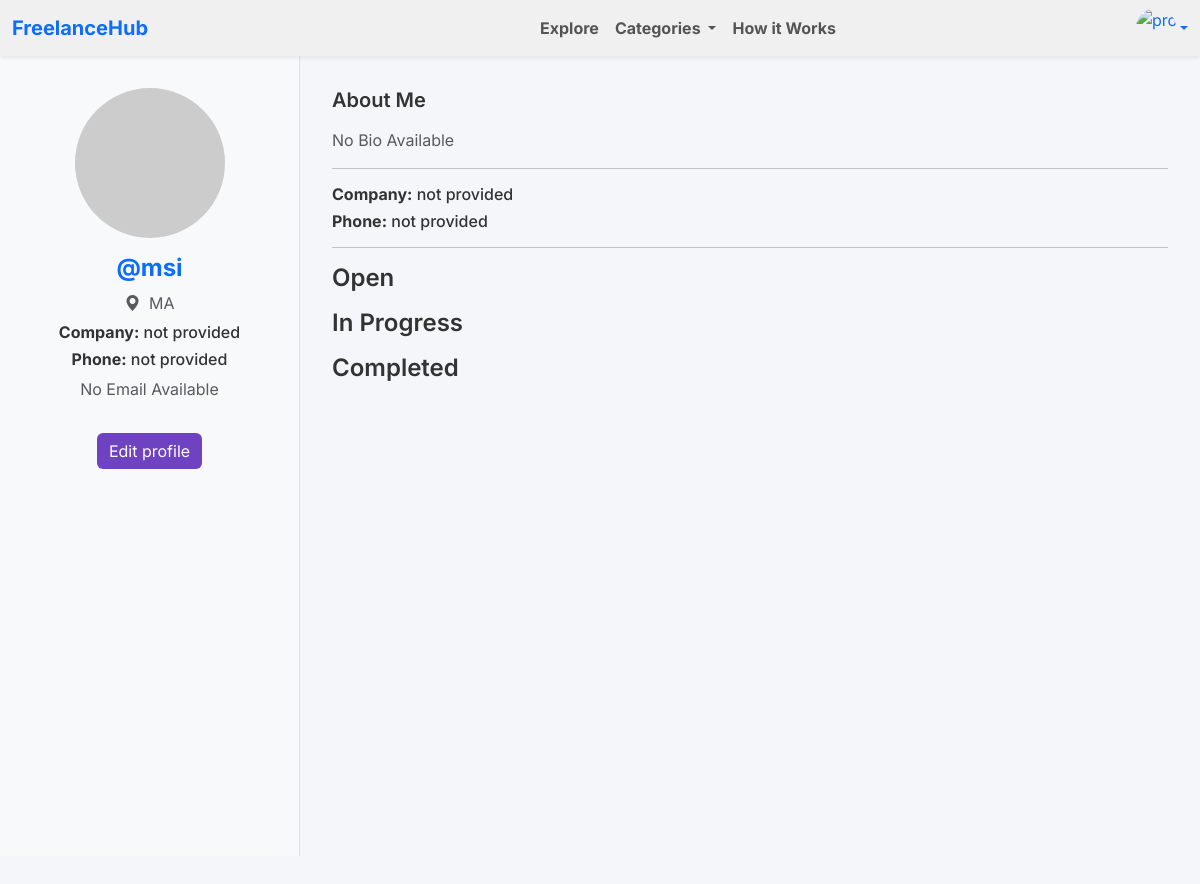
/client/profile/ (signed in), run on the app's committed database.
### client/models.py (models this page shows)
class Client(models.Model):
    user = models.OneToOneField(User, on_delete=models.CASCADE)
    pfp = models.ImageField(upload_to='uploads/', default='uploads/default.jpg')
    company_name = models.CharField(max_length=255, default='not provided')
    phone_number = models.CharField(max_length=15, default='not provided')
    country = CountryField(default='MA',blank=True, null=True)
    bio = models.TextField(blank=True, default='No Bio provided')
    email = models.EmailField(blank=True, default='No Email provided', null=True)

### client/views.py (the view)
# urls.py: path('profile/', views.profileC, name='profile'),
@login_required
def profileC(request):
    clientinfo = get_object_or_404(Client, user=request.user)
    mission_open = Mission.objects.filter(client=clientinfo, status='open')
    mission_progress = Mission.objects.filter(client=clientinfo, status='in_progress')
    mission_complete = Mission.objects.filter(client=clientinfo, status='completed')
    return render(request, 'client/profileC.html',
                  {'clientinfo': clientinfo,
                   'mission_open': mission_open, 'mission_complete': mission_complete,
                   'mission_progress': mission_progress})

### client/templates/client/profileC.html (shortened to what this page needs)
{% extends 'main.html' %}
{% block nav %}
    {% include "navbar.html" with logged_in=True %}
{% endblock %}
{% block content %}
    <div class="full-page">
        <div class="left-panel text-center">
            <img src="https://placehold.co/150x150" alt="Profile Image"
                 class="rounded-circle mb-3" style="width: 150px; height: 150px;">
            <h4 class=" fw-bold text-primary">@{{ clientinfo.user.username|default:user.username }}</h4>
            <div class="mb-2 text-muted">
                <i class="bi bi-geo-alt-fill me-1"></i>
                {{ clientinfo.country|default:"Unknown Location" }}
            </div>
            <h6><strong>Company:</strong> {{ clientinfo.company_name }}</h6>
            <h6><strong>Phone:</strong> {{ clientinfo.phone_number }}</h6>
            <p class="text-muted">{{ clientinfo.email }}</p>
            <a class="btn btn-primary mt-3" data-bs-toggle="offcanvas" href="#offcanvasExample" role="button"
               aria-controls="offcanvasExample">
                Edit profile
            </a>
        </div>
        <div class="right-panel">
            <h5 class="mb-3">About Me</h5>
            <p class="text-muted">
                {{ clientinfo.bio|default:"No bio provided." }}
            </p>
            <hr>
            <h6><strong>Company:</strong> {{ clientinfo.company_name }}</h6>
            <h6><strong>Phone:</strong> {{ clientinfo.phone_number }}</h6>
            <hr>
            <h4 class="mb-3">Open</h4>
            <h4 class="mb-3">In Progress</h4>
            <div class="mb-5">
                <h4 class="mb-3">Completed</h4>
            </div>
        </div>
    </div>
{% endblock content %}

### templates/main.html (style rules this page uses)
body { font-family: 'Inter', sans-serif; background-color: #f4f6f9; color: #333; }
.btn-primary { background-color: #6f42c1; border: none; }
h1, h2, h3, h4, h5 { font-weight: 600; }

### client/templates/client/profileC.html (style rules this page uses)
html, body { height: 100%; overflow: hidden; margin: 0; padding: 0; }
.full-page { display: flex; height: 100vh; width: 100vw; overflow: hidden; }
.left-panel { width: 300px; background-color: #f8f9fa; padding: 2rem 1rem; border-right: 1px solid #dee2e6; flex-shrink: 0; overflow: hidden; }
.right-panel { flex-grow: 1; padding: 2rem; overflow-y: auto; height: 100vh; }

### data on the page
Client: user.username "msi", country "MA", company_name "not provided", phone_number "not provided", email "No Email Available", bio "No Bio Available"
